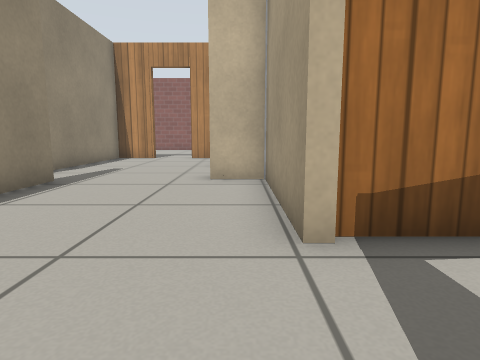
view 1 (above)

24 first-person views from a walk through a robot-simulator world made for Gazebo. The camera is 0.5 m above the floor, tilts 8° down and sees 75° across. The floor is counted in squares, 0.5 m on a side. Each view is taken from the middle of a square. On the plan, view 1 faces up. The plan holds only what a view shows up to about 12 squares ahead; the rest is blank. Simple patterns stand in for the simulator's built-in surfaces.

view 2
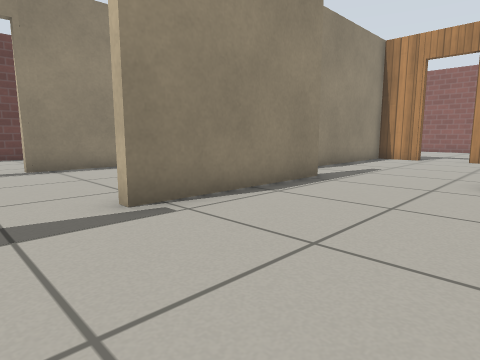

view 3
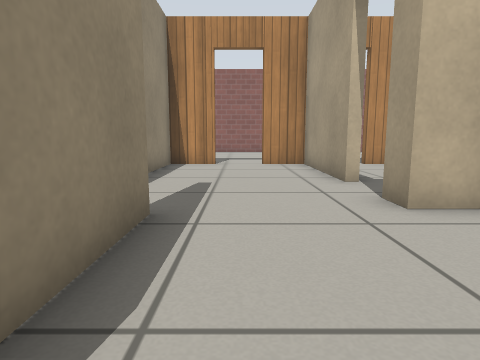

view 4
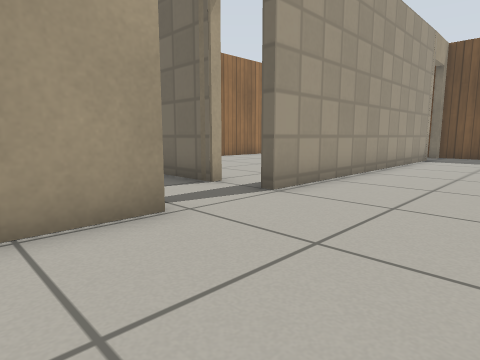

view 5
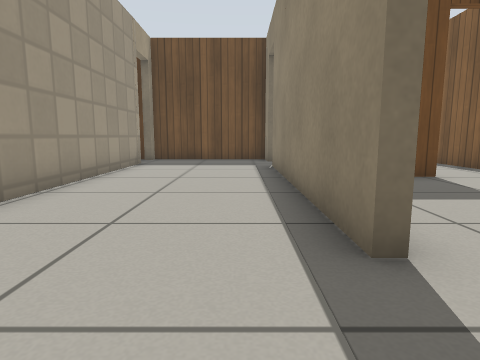

view 6
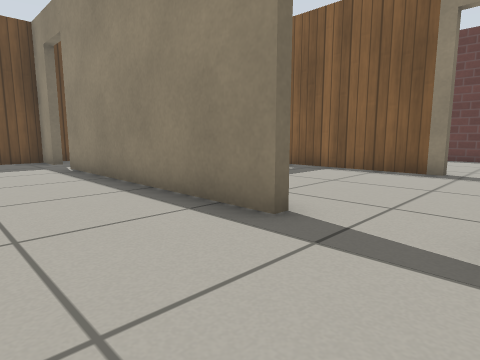

view 7
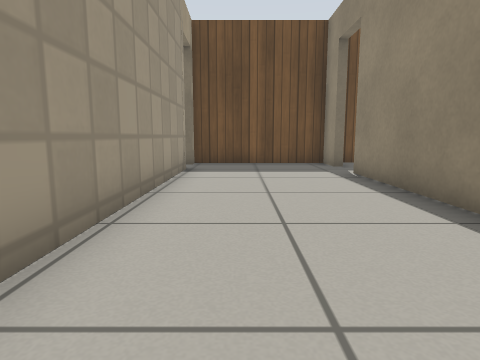

view 8
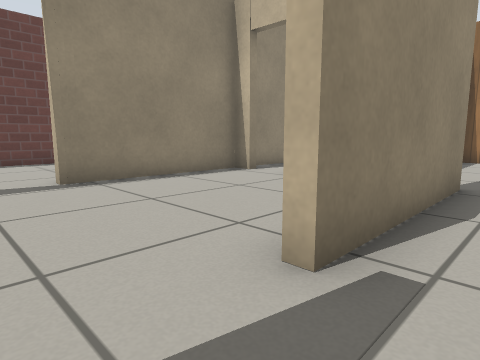

view 9
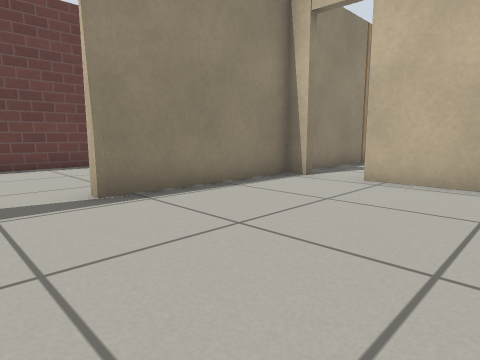

view 10
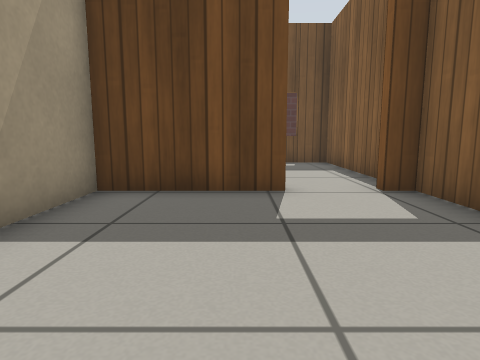

view 11
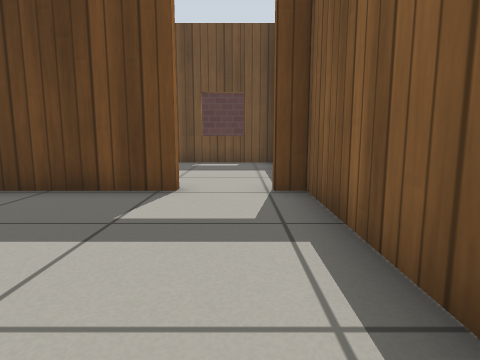

view 12
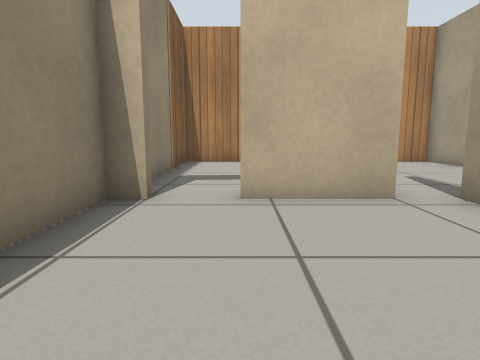

view 13
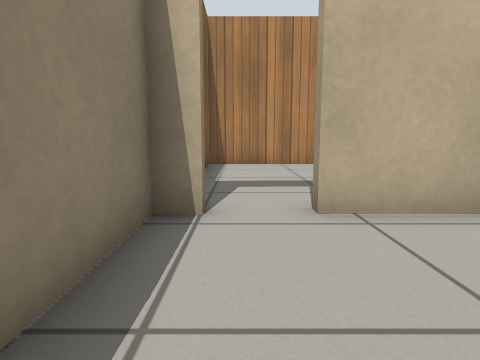

view 14
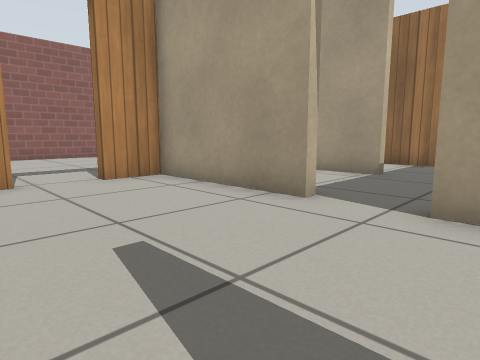

view 15
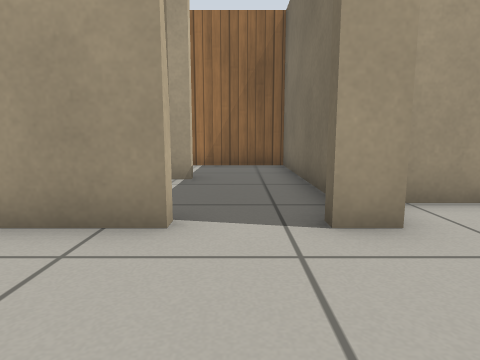

view 16
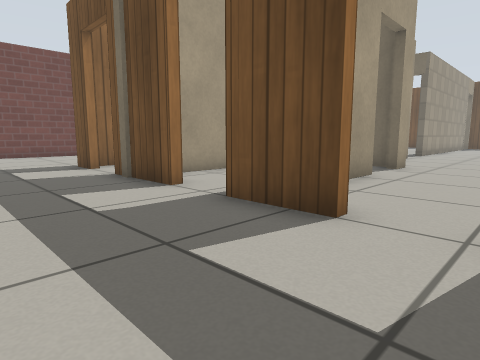

view 17
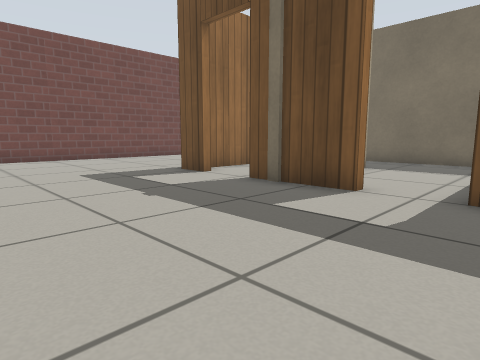

view 18
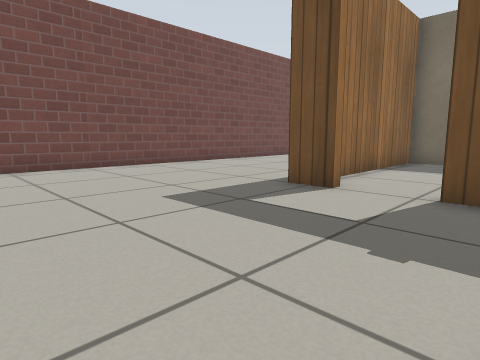

view 19
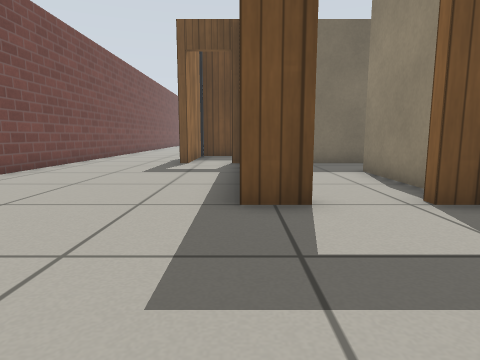

view 20
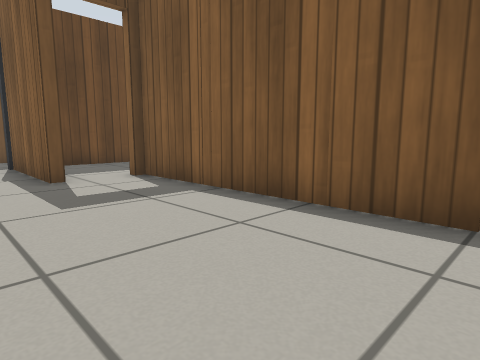

view 21
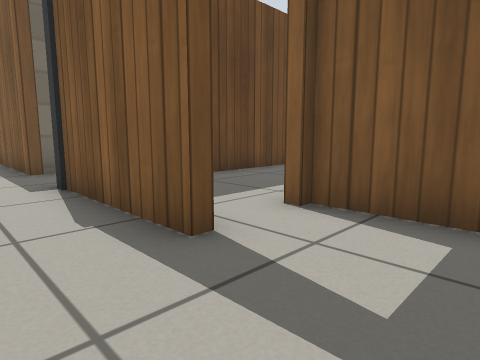

view 22
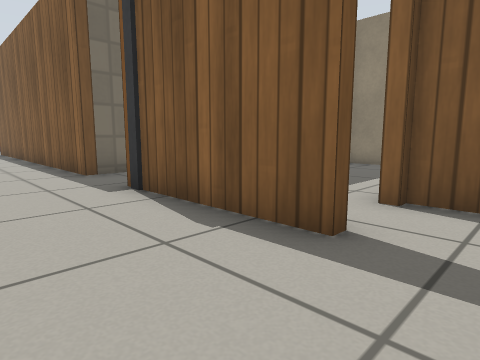

view 23
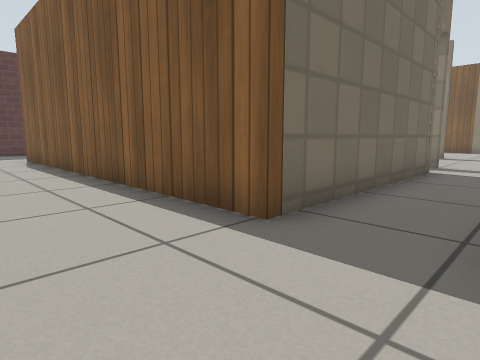

view 24
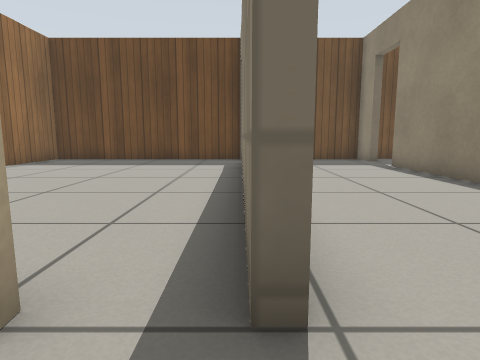

### Floor plan
Points are (right, up) in squares from view 1. A wall is a line through its corners. A room is listed if a view was taken in it or the views show most of it. See-through windows are left out.
Room 1 (views 1, 2, 3, 4, 5, 6, 7, 8, 24)
walls: (-4.2, -0.4) (-4.2, -8.5); (0.6, 2.8) (0.6, 7.2) (-0.7, 7.2); (0.6, -9.6) (0.6, 0.5); (-4.2, -10.2) (-4.2, -11.6) (0.6, -11.6) (0.6, -11); (-4.2, 7) (-4.2, 1.9)
low walls: (1, 2.8) (0.6, 2.8)
ways out: opening at (-4, 0.5) to room 2; opening at (-2.5, 6.5) to room 3; opening at (2, 2) to room 4; open door at (1, -10.5) to room 5; open door at (1.5, 0) to room 5; open door at (-4, -9.5) to room 8
Room 2 (views 9, 10, 11, 12, 13)
walls: (-10.1, 0.1) (-10.1, -5.9); (-5.4, 7) (-8, 7); (-10.1, 7) (-10.1, 1.9); (-7.9, -5.7) (-4.4, -5.7) (-4.4, -3.2)
ways out: opening at (-4, 0.5) to room 1; opening at (-5, 7) to room 3; open door at (-10, 1) to room 4; open door at (-8.5, -6) to room 8; open door at (-8.5, 7) to room 9
Room 3 (views 14, 15)
walls: (-0.7, 9.8) (-0.7, 14.2) (-2.2, 14.2); (-0.7, 7.2) (-0.7, 8); (-4.4, 6.5) (-4.4, 7); (-3.9, 14.2) (-5.5, 14.2) (-5.5, 9.1)
ways out: opening at (-2.5, 6.5) to room 1; opening at (-5, 7) to room 2; open door at (-3.5, 14) to room 4; open door at (-0.7, 8.7) to room 10
Room 4 (views 16, 17, 18, 19, 20, 21, 22, 23)
walls: (2.2, 0.6) (2.6, 0.7); (2.2, 0.6) (9.2, 0.6) (9.2, -11.9); (9.2, 7.6) (9.2, 3); (13.3, 6.5) (13.3, 10.9); (1.5, 14.5) (4.1, 14.5); (5.9, 14.5) (7, 14.5) (7, 7.5); (-2.2, 14.5) (-0.1, 14.5); (13.3, 12.5) (13.3, 18.8); (-15.8, 3.9) (-15.8, -0.9)
low walls: (2.5, 3) (0.9, 3)
ways out: opening at (2, 2) to room 1; open door at (-10, 1) to room 2; open door at (-3.5, 14) to room 3; open door at (5.5, 14) to room 6; open door at (8.5, 7) to room 7; open door at (0.5, 14) to room 10
Room 5 (no view inside)
walls: (0.9, -6) (0.9, -6.6); (8.9, -10.5) (8.9, -8.4); (0.9, 0.5) (0.9, -4)
ways out: open door at (1, -10.5) to room 1; open door at (1.5, 0) to room 1
Room 6 (no view inside)
walls: (3.5, 13.2) (3.5, 10.1) (3.2, 10.1); (2.5, 7.5) (6.7, 7.5) (6.7, 14)
ways out: open door at (5.5, 14) to room 4; opening at (3, 9) to room 10
Room 7 (no view inside)
walls: (2, 3.3) (7.7, 3.3); (0.9, 4.9) (0.9, 3.6)
ways out: open door at (8.5, 7) to room 4
Room 8 (no view inside)
walls: (-10.1, -5.9) (-10.1, -11.9); (-10.4, -11.9) (-4.9, -11.9)
ways out: open door at (-4, -9.5) to room 1; open door at (-8.5, -6) to room 2
Room 9 (no view inside)
walls: (-6.3, 14.2) (-10.1, 14.2) (-10.1, 7.9)
ways out: open door at (-8.5, 7) to room 2
Room 10 (no view inside)
walls: (3.2, 10.1) (3.2, 13.1); (2.2, 14.2) (1.5, 14.2); (-0.3, 7.5) (2.5, 7.5)
ways out: open door at (-0.7, 8.7) to room 3; open door at (0.5, 14) to room 4; opening at (3, 9) to room 6

Positions as (right, up) in squares from view 1, and headings:
1: (0, 0), facing up
2: (0, 0), facing up-left
3: (-3, 3), facing up
4: (-3, 5), facing down-right
5: (-3, 2), facing down
6: (-1, 2), facing down-left
7: (-1, 0), facing down
8: (-3, 0), facing up-left
9: (-5, 0), facing up-left
10: (-7, 0), facing down
11: (-9, 0), facing down
12: (-8, 2), facing up
13: (-9, 3), facing up
14: (-5, 7), facing up-right
15: (-4, 9), facing right
16: (-4, 18), facing down-right
17: (-1, 20), facing down-right
18: (3, 20), facing down-right
19: (7, 19), facing down
20: (11, 15), facing down-left
21: (11, 10), facing down-left
22: (12, 9), facing down-left
23: (12, 3), facing down-left
24: (1, 2), facing down
